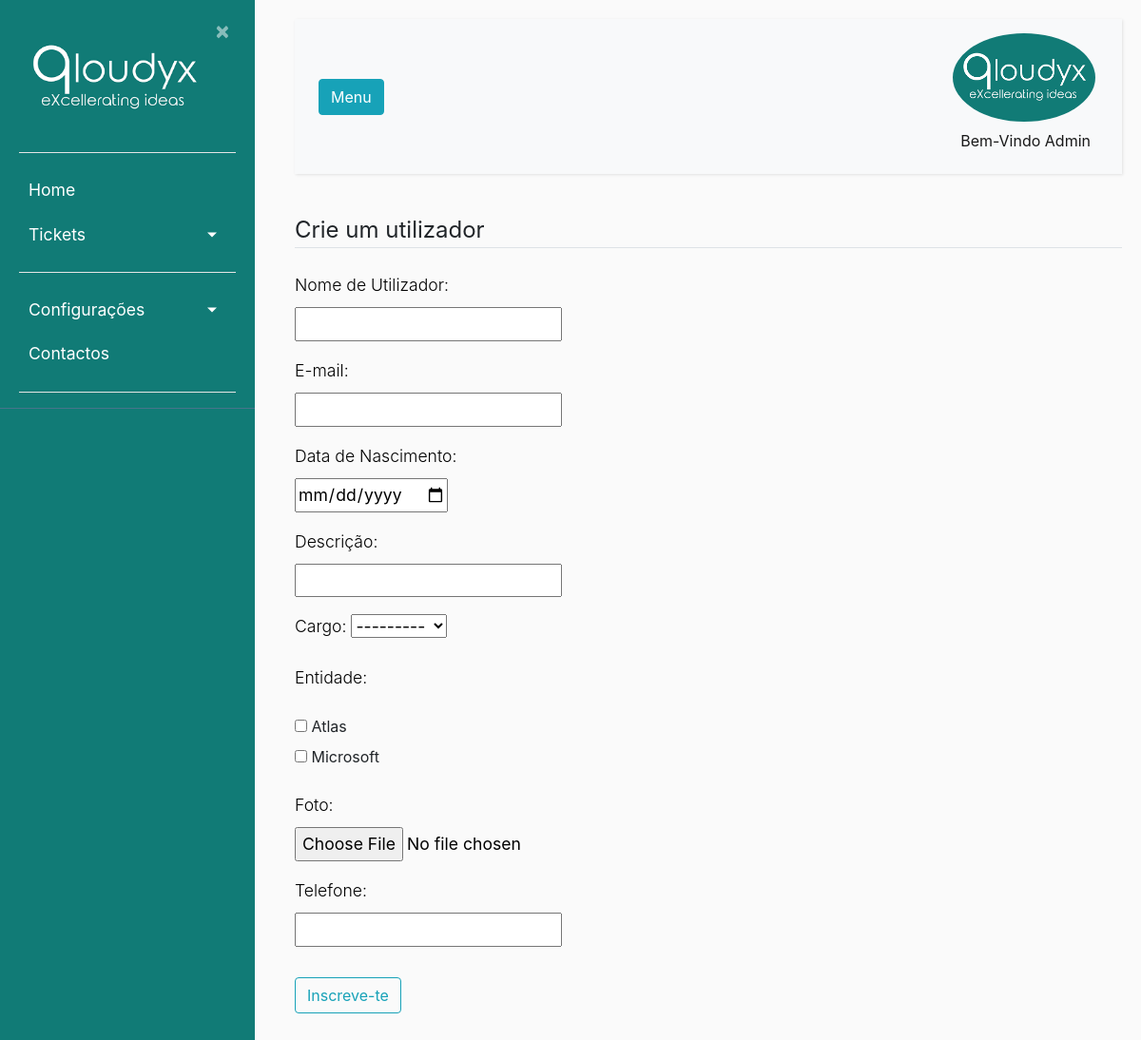
The app's page /register/ (signed in), older data.
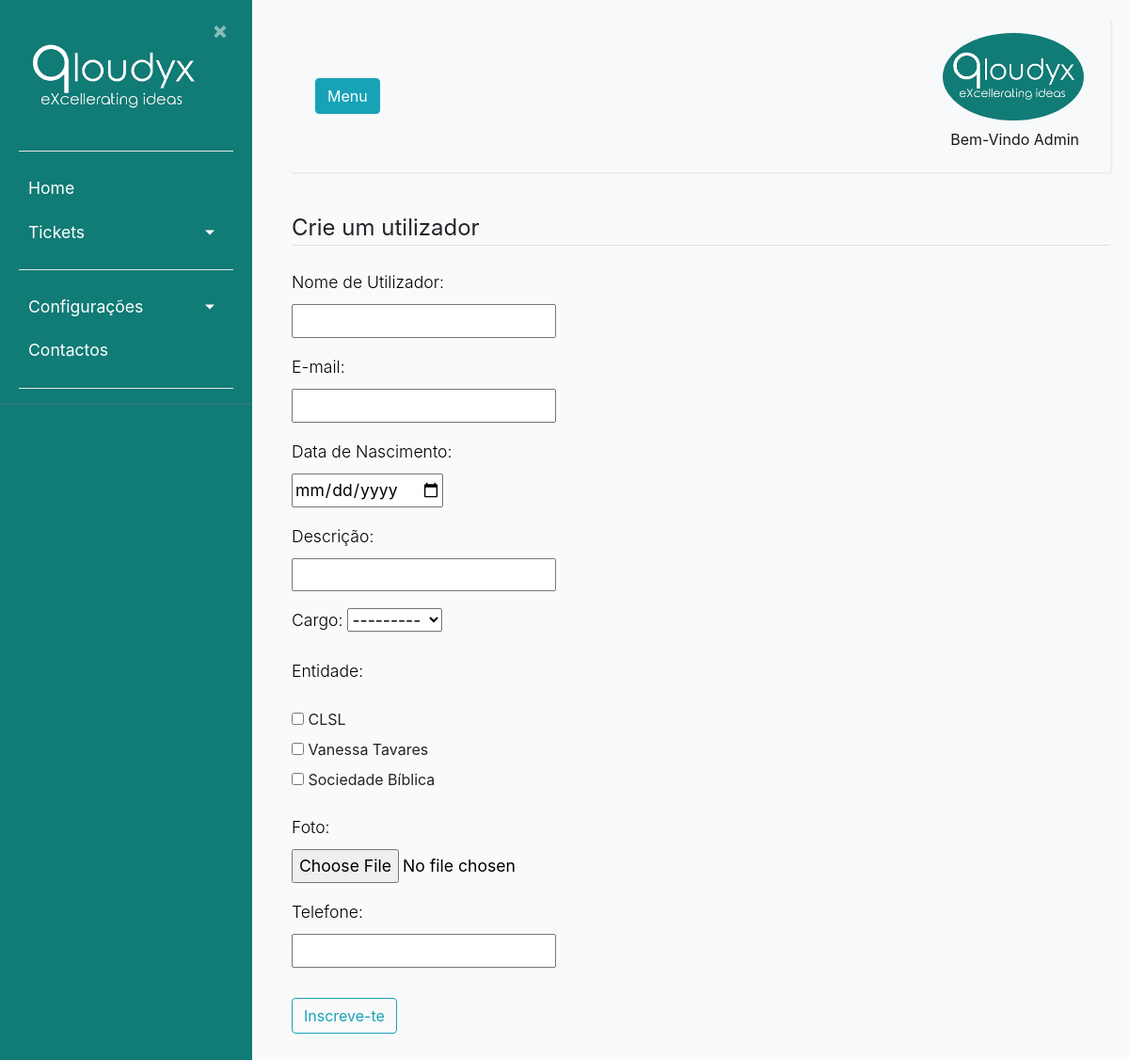
The same page, newer data.
### users/views.py (the view)
# urls.py: path('register/', users_views.register, name ='register'), #URL para registar novos usuários
def register(request):
    if request.method == 'POST':
        form = UserRegisterFormAdmin(request.POST, request.FILES)
        palavra_passe = "AdminAdmin"
        makepass = make_password(palavra_passe)
        if form.is_valid():
            user = form.save(commit=False)
            user.password = makepass
            user.save()
            form.save_m2m()
            cargo = form.cleaned_data.get('role')
            if cargo == "Interno" or cargo == "Operador":
                user.entidade.add(Entidades.objects.get(id=3))
            login = form.cleaned_data.get('email')
            uuid = Usuarios.objects.latest('id')
            html_content = render_to_string(
            "users/requisitarpass.html",
            context={"id": uuid},
            )
            email = EmailMultiAlternatives('Definição de palavra-passe',"teste",settings.EMAIL_HOST_USER,[login])
            email.attach_alternative(html_content, "text/html")
            email.send()
            messages.success(request, f'Registo completo, O novo utilizador vai agora receber um e-mail para definir a sua palavra-passe.')
            return redirect('ticket-home')
    else:
        form = UserRegisterFormAdmin()
    return render(request, 'users/register.html', {'form':form})

### users/forms.py
class UserRegisterFormAdmin(forms.ModelForm):
    foto = forms.ImageField()
    entidade = forms.ModelMultipleChoiceField(
        queryset=Entidades.objects.exclude(id=3),
        widget=forms.CheckboxSelectMultiple,
        required=True
    )
    date_of_birth = forms.DateField(widget=InputData,label="Data de Nascimento")
    class Meta:
        model = Usuarios
        fields = ['nome','email','date_of_birth','descricao','role','entidade','foto','telefone']
        exclude = ['']
        labels = {
        "nome": "Nome de Utilizador",
        "email":"E-mail",
        "date_of_birth": "Data de Nascimento",
        "descricao": "Descrição",
        "role":"Cargo",
        "entidade":"Entidade",
        "foto":"Foto",
        "telefone":"Telefone",
    }

### ticket/models.py (called while the page is built)
    def __str__(self):
        return self.nome

### users/templates/users/register.html (shortened to what this page needs)
{% extends "ticket/base.html" %}
{% block content %}
    <div class="content-section">
        <form method="post" action="{% url 'register' %}" enctype="multipart/form-data" >
            <fieldset class="form-group">
                <legend class="border-bottom mb-4">Crie um utilizador</legend>
                {{ form.as_p }}
            </fieldset>
            <div class="form-group">
                <button class="btn btn-outline-info" type="submit">Inscreve-te</button>
            </div>
        </form>
    </div>
{% endblock content %}

Row changes from the older to the newer data that the page shows:
changed Entidades: nome "Atlas" → "CLSL" (drawn)
Text that changed along with them:
form field entidade: "☐ ☐" → "☐ ☐ ☐"
text no longer shown: "Nome de Utilizador: E-mail: Data de Nascimento: Descrição: Cargo: Entidade: Atlas Microsoft Foto: Telefone:"
text now shown: "Nome de Utilizador: E-mail: Data de Nascimento: Descrição: Cargo: Entidade: CLSL Vanessa Tavares Sociedade Bíblica Foto: Telefone:"
